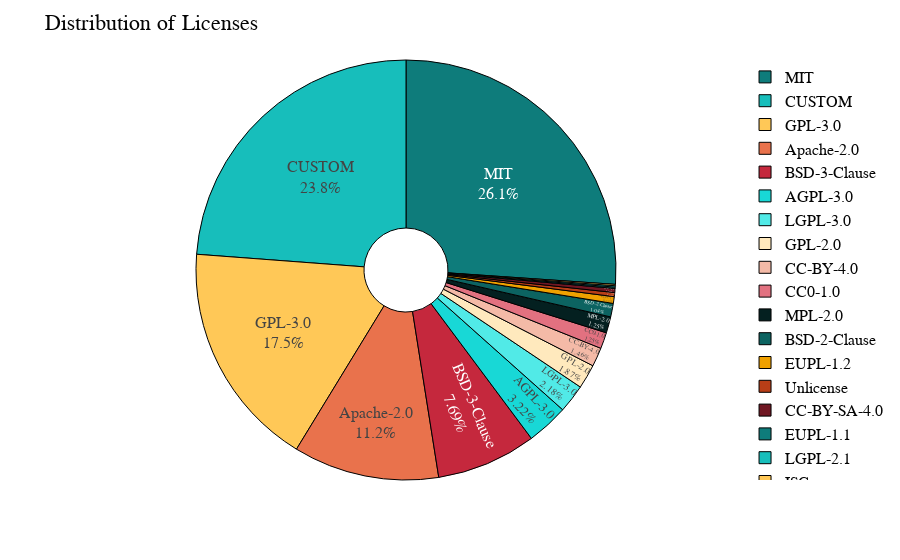

The cell this chart's notebook holds for it:
### Markdown cell above
# Start Plotting

### Code cell
license_his = (
    df_active["license"]
    .value_counts()
    .to_frame()
    .rename_axis("license_names")
    .reset_index()
)
fig = px.pie(license_his, values="license", names="license_names", color_discrete_sequence=color_discrete_sequence, hole=0.2)

fig.update_layout(title="Distribution of Licenses", showlegend=True, font_size=16)
fig.update_traces(textposition='inside', textinfo='percent+label', marker=dict(line=dict(color='#000000', width=1)))
fig.show()

### Figure 1 — Plotly figure (JSON) as saved in the notebook; plotly's stock layout.template omitted (floating-point values rounded to 4 significant figures)
{"data": [{"domain": {"x": [0, 1], "y": [0, 1]}, "hole": 0.2, "hovertemplate": "license_names=%{label}<br>license=%{value}<extra></extra>", "labels": ["MIT", "CUSTOM", "GPL-3.0", "Apache-2.0", "BSD-3-Clause", "AGPL-3.0", "LGPL-3.0", "GPL-2.0", "CC-BY-4.0", "CC0-1.0", "MPL-2.0", "BSD-2-Clause", "EUPL-1.2", "Unlicense", "CC-BY-SA-4.0", "EUPL-1.1", "LGPL-2.1", "ISC"], "legendgroup": "", "marker": {"line": {"color": "#000000", "width": 1}}, "name": "", "showlegend": true, "textinfo": "percent+label", "textposition": "inside", "type": "pie", "values": [251, 229, 168, 108, 74, 31, 21, 18, 14, 12, 12, 10, 5, 3, 3, 1, 1, 1]}], "layout": {"font": {"size": 16}, "legend": {"tracegroupgap": 0}, "margin": {"t": 60}, "piecolorway": ["#0E7C7B", "#17BEBB", "#FFC857", "#E9724C", "#C5283D"], "showlegend": true, "title": {"text": "Distribution of Licenses"}}}
